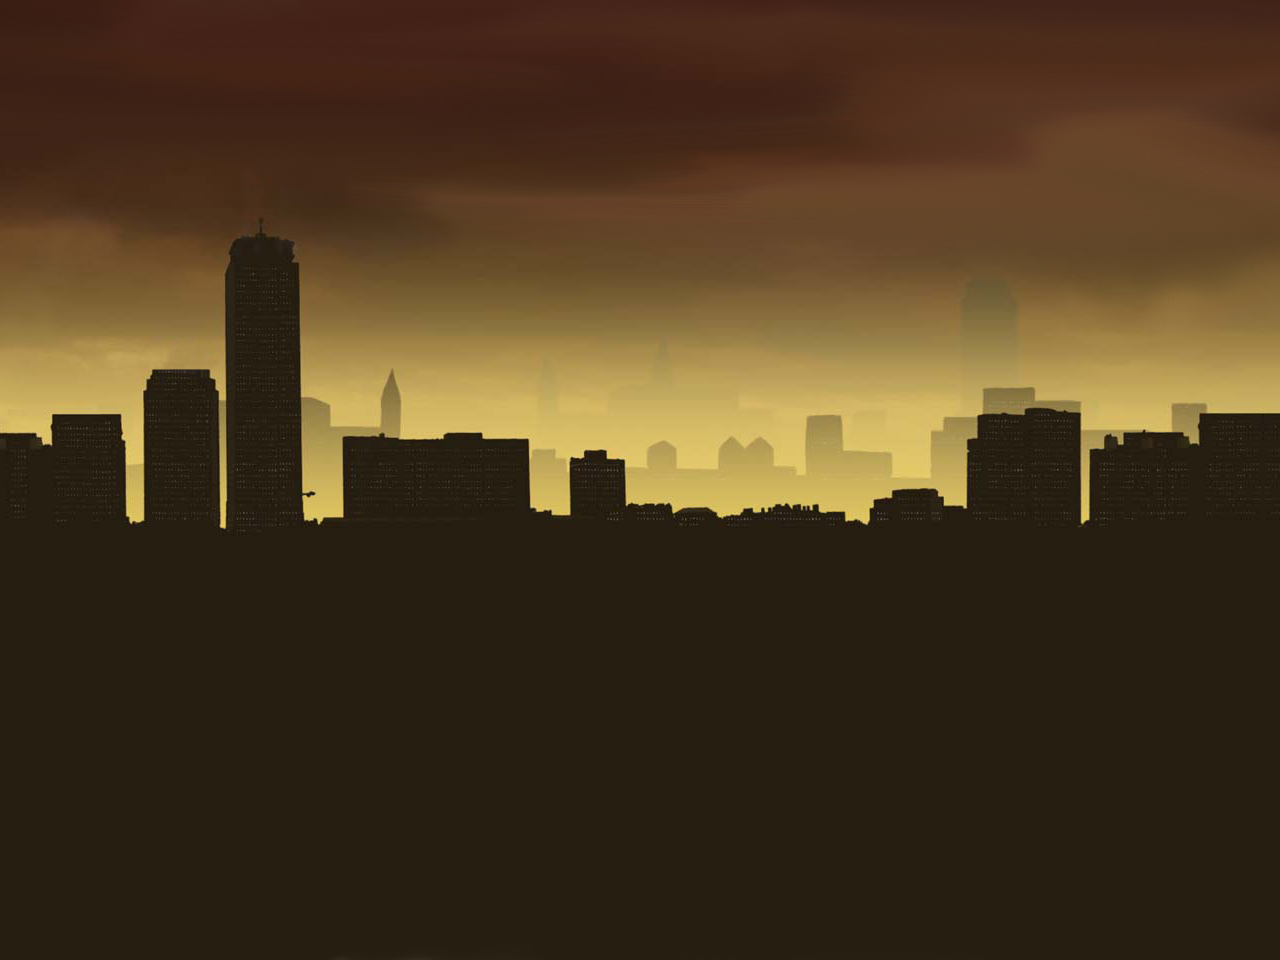

Rendered tile map (Tiled .tmx) drawn with the repository's tilesets; below, a short description and the map source with its tile grids summarised:
An orthogonal 1x1 tile map with 1280x960 px tiles, 1 tile layer (Tile Layer 1).

<map version="1.0" orientation="orthogonal" renderorder="right-down" width="1" height="1" tilewidth="1280" tileheight="960">
 <tileset firstgid="1" name="citybg1_resized" tilewidth="1280" tileheight="960">
  <image source="citybg1_resized.png" width="1280" height="960" />
 </tileset>
 <layer name="Tile Layer 1" width="1" height="1">
  <data>[1 cells, 1 non-empty, 1 distinct tile ids]</data>
 </layer>
</map>
